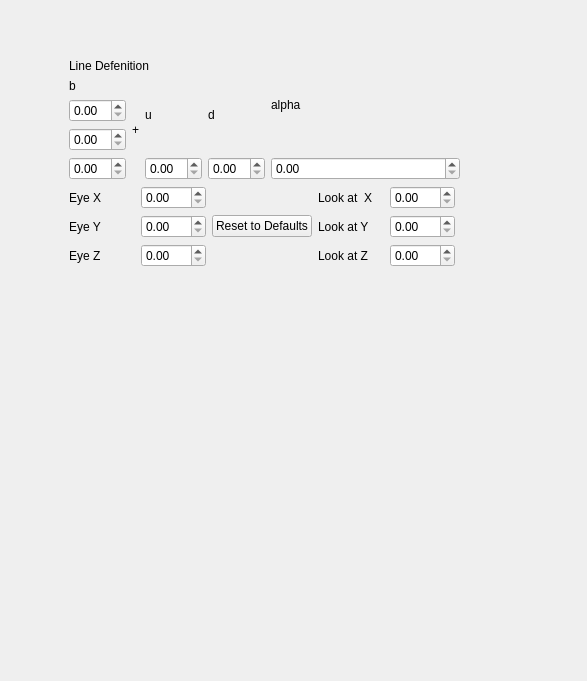
<?xml version="1.0" encoding="UTF-8"?>
<ui version="4.0">
 <class>uiInput</class>
 <widget class="QWidget" name="uiInput">
  <property name="geometry">
   <rect>
    <x>0</x>
    <y>0</y>
    <width>587</width>
    <height>681</height>
   </rect>
  </property>
  <property name="windowTitle">
   <string>Form</string>
  </property>
  <widget class="QWidget" name="verticalLayoutWidget_6">
   <property name="geometry">
    <rect>
     <x>69</x>
     <y>59</y>
     <width>391</width>
     <height>208</height>
    </rect>
   </property>
   <layout class="QVBoxLayout" name="verticalLayout_6">
    <item>
     <layout class="QHBoxLayout" name="horizontalLayout_2">
      <item>
       <layout class="QVBoxLayout" name="verticalLayout_5">
        <item>
         <widget class="QLabel" name="label_6">
          <property name="text">
           <string>Line Defenition</string>
          </property>
         </widget>
        </item>
        <item>
         <layout class="QHBoxLayout" name="horizontalLayout_3">
          <item>
           <layout class="QVBoxLayout" name="verticalLayout">
            <item>
             <widget class="QLabel" name="label">
              <property name="text">
               <string>b</string>
              </property>
             </widget>
            </item>
            <item>
             <widget class="QDoubleSpinBox" name="bX"/>
            </item>
            <item>
             <widget class="QDoubleSpinBox" name="bY"/>
            </item>
            <item>
             <widget class="QDoubleSpinBox" name="bY_2"/>
            </item>
           </layout>
          </item>
          <item>
           <widget class="QLabel" name="label_2">
            <property name="text">
             <string>+</string>
            </property>
           </widget>
          </item>
          <item>
           <layout class="QVBoxLayout" name="verticalLayout_2">
            <item>
             <widget class="QLabel" name="label_3">
              <property name="text">
               <string>u</string>
              </property>
             </widget>
            </item>
            <item>
             <widget class="QDoubleSpinBox" name="doubleSpinBox_2"/>
            </item>
           </layout>
          </item>
          <item>
           <layout class="QVBoxLayout" name="verticalLayout_3">
            <item>
             <widget class="QLabel" name="label_4">
              <property name="text">
               <string>d</string>
              </property>
             </widget>
            </item>
            <item>
             <widget class="QDoubleSpinBox" name="doubleSpinBox_3"/>
            </item>
           </layout>
          </item>
         </layout>
        </item>
       </layout>
      </item>
      <item>
       <layout class="QVBoxLayout" name="verticalLayout_4">
        <item>
         <widget class="QLabel" name="label_5">
          <property name="text">
           <string>alpha</string>
          </property>
         </widget>
        </item>
        <item>
         <widget class="QDoubleSpinBox" name="doubleSpinBox_4"/>
        </item>
       </layout>
      </item>
     </layout>
    </item>
    <item>
     <spacer name="verticalSpacer">
      <property name="orientation">
       <enum>Qt::Vertical</enum>
      </property>
      <property name="sizeHint" stdset="0">
       <size>
        <width>20</width>
        <height>40</height>
       </size>
      </property>
     </spacer>
    </item>
    <item>
     <layout class="QHBoxLayout" name="horizontalLayout">
      <property name="rightMargin">
       <number>5</number>
      </property>
      <item>
       <layout class="QVBoxLayout" name="eyeLabelsLayout">
        <item>
         <widget class="QLabel" name="eyeXlabel">
          <property name="text">
           <string>Eye X</string>
          </property>
         </widget>
        </item>
        <item>
         <widget class="QLabel" name="eyeZlabel">
          <property name="text">
           <string>Eye Y</string>
          </property>
         </widget>
        </item>
        <item>
         <widget class="QLabel" name="eyeYlabel">
          <property name="text">
           <string>Eye Z</string>
          </property>
         </widget>
        </item>
       </layout>
      </item>
      <item>
       <layout class="QVBoxLayout" name="eyeSpinBoxLayout">
        <item>
         <widget class="QDoubleSpinBox" name="eyeXspin"/>
        </item>
        <item>
         <widget class="QDoubleSpinBox" name="eyeYspin"/>
        </item>
        <item>
         <widget class="QDoubleSpinBox" name="eyeZspin"/>
        </item>
       </layout>
      </item>
      <item>
       <widget class="QPushButton" name="Defaults">
        <property name="text">
         <string>Reset to Defaults</string>
        </property>
       </widget>
      </item>
      <item>
       <layout class="QVBoxLayout" name="LookAtLabelsLayout">
        <item>
         <widget class="QLabel" name="LookAtXlabel">
          <property name="text">
           <string>Look at  X</string>
          </property>
         </widget>
        </item>
        <item>
         <widget class="QLabel" name="LookAtZlabel">
          <property name="text">
           <string>Look at Y</string>
          </property>
         </widget>
        </item>
        <item>
         <widget class="QLabel" name="LookAtYlabel">
          <property name="text">
           <string>Look at Z</string>
          </property>
         </widget>
        </item>
       </layout>
      </item>
      <item>
       <layout class="QVBoxLayout" name="LookAtSpinBoxLayout">
        <item>
         <widget class="QDoubleSpinBox" name="LookAtZspin"/>
        </item>
        <item>
         <widget class="QDoubleSpinBox" name="LookAtXspin"/>
        </item>
        <item>
         <widget class="QDoubleSpinBox" name="LookAtYspin"/>
        </item>
       </layout>
      </item>
     </layout>
    </item>
   </layout>
  </widget>
 </widget>
 <resources/>
 <connections/>
</ui>
